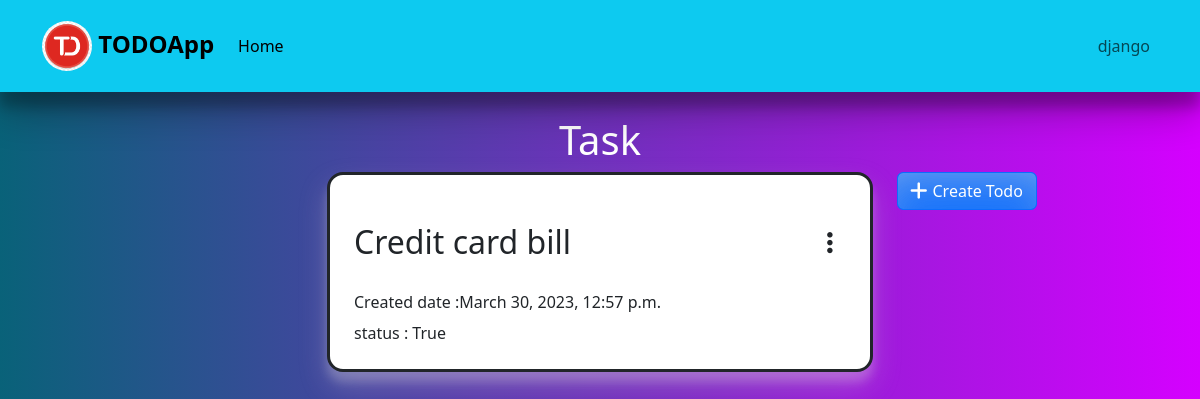
Screenshot of /todo/2/ (signed in) with the database file from the repository.
### todo/models.py (models this page shows, shortened)
class Tasks(models.Model):
    task_name=models.CharField(max_length=300)
    user=models.ForeignKey(User,on_delete=models.CASCADE)
    status=models.BooleanField(default=False)
    created_date=models.DateTimeField(auto_now_add=True)

### todo/views.py (the view)
# urls.py: path('todo/<int:pk>/',views.TodoDetailView.as_view(),name='detail'),
@method_decorator(decks,name='dispatch')
class TodoDetailView(DetailView):
    template_name='todo-detail.html'
    model=Tasks
    context_object_name="task"

### todo/views.py (called while the page is built)
def sign_required(fn):
    def wrapper(request,*args, **kwargs):
        if not request.user.is_authenticated:
            messages.error(request,"please login ")
            return redirect('login')
        return fn(request,*args,**kwargs)
    return wrapper

### todo/templates/todo-detail.html (shortened to what this page needs)
{% extends 'base.html' %}
{% load static %}
{% block content %}
{% include "navbar.html" %}
<div class="container ">
    <h1 class="text-center text-white mt-4">Task</h1>
    <div class="row">
        <div class="col-3"></div>
        <div class="col-6">
            <div class="bg-white p-4 border border-3 rounded-4 border-dark" style="box-shadow: rgba(214, 208, 208, 0.25) 0px 14px 28px, rgba(239, 233, 233, 0.22) 0px 10px 10px;">
               <div class="d-flex justify-content-between my-4">
                <div> <h2>{{task.task_name}}</h2></div>
                <div>
                    <div class="dropdown">
                        <button class="btn dropdown-toggle " type="button" data-bs-toggle="dropdown" aria-expanded="false">
                            <i class="fa-solid fa-ellipsis-vertical"></i>
                        </button>
                    </div>
                </div>
               </div>
                <h6><span>Created date :</span>{{task.created_date}}</h6>
                <span>status : {{task.status}}</span>
            </div>
        </div>
        <div class="col-3">
            <a class="addtodo btn text-white btn-primary d-flex align-items-center" href="{%url 'add-todo'%}"><i class="fa-solid fa-plus"></i><span>Create Todo</span>
            </a>
        </div>
    </div>
</div>
{% endblock content %}

### todo/templates/navbar.html (shortened to what this page needs)
{% load static %}
<nav class="navbar navbar-expand-lg bg-info p-3 " style="box-shadow: rgba(0, 0, 0, 0.3) 0px 19px 38px, rgba(0, 0, 0, 0.22) 0px 15px 12px;">
    <div class="container d-flex">
      <div class="d-flex">
        <a class="navbar-brand fs-4 fw-bolder" href="{%url 'home'%}">
          <img style="border-radius: 50%; width: 50px; height: 50px;" src="{%static 'images/todo-logo.png'%}" alt="img">
          TODOApp</a>
      <div class="collapse navbar-collapse" id="navbarNavDropdown">
        <ul class="navbar-nav">
          <li class="nav-item">
            <a class="nav-link active" aria-current="page" href="{%url 'all-todo'%}">Home</a>
          </li>
        </ul>
      </div>
      </div>
      <div>
        <ul class="navbar-nav">
          {% if request.user.is_authenticated %}
          <li class="nav-item dropdown">
              <a class="nav-link dropdown-toggle" href="#" role="button" data-bs-toggle="dropdown" aria-expanded="false">
                {{request.user}}
              </a>
            </li>
          {% endif %}
          </ul>
        </div>
      </div>
  </nav>

### todo/static/css/style.css (style rules this page uses)
.fa-solid { font-size: 25px; }
.dropdown-toggle::after { content: none; }
.addtodo { width: 140px; box-shadow: rgba(206, 206, 220, 0.25) 0px 30px 60px -12px inset, rgba(242, 237, 237, 0.3) 0px 18px 36px -18px inset; }
.fa-plus { font-size: 20px; margin-right: 5px; }

### rows the page displays
Tasks: task_name "Credit card bill", created_date "March 30, 2023, 12:57 p.m.", status "True"

### other values shown
{{ request.user }} "django"
